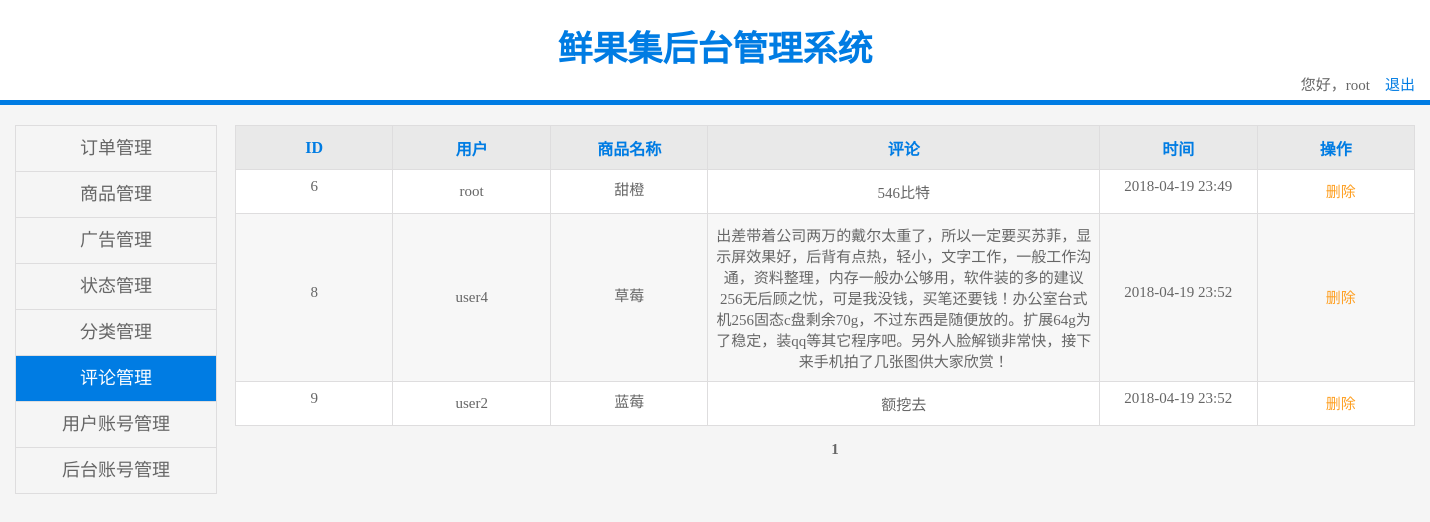
The app's page /admin/comment.php (signed in) with its own data.
### tables this page shows
CREATE TABLE `comment` (
  `id` int(10) unsigned NOT NULL AUTO_INCREMENT,
  `user_id` int(11) NOT NULL,
  `time` int(11) NOT NULL,
  `content` text,
  `shop_id` int(11) NOT NULL,
  `nowtime` timestamp NOT NULL DEFAULT CURRENT_TIMESTAMP,
  PRIMARY KEY (`id`)
);

CREATE TABLE `users` (
  `id` int(10) unsigned NOT NULL AUTO_INCREMENT,
  `username` varchar(50) NOT NULL,
  `password` varchar(50) NOT NULL,
  `img` varchar(100) NOT NULL,
  PRIMARY KEY (`id`),
  UNIQUE KEY `username` (`username`)
);

CREATE TABLE `shop` (
  `id` int(10) unsigned NOT NULL AUTO_INCREMENT,
  `name` varchar(50) NOT NULL,
  `img` varchar(50) NOT NULL,
  `price` float NOT NULL,
  `stock` int(11) NOT NULL,
  `brand_id` int(11) NOT NULL,
  `shelf` tinyint(4) NOT NULL DEFAULT '1',
  `content` varchar(100) NOT NULL,
  PRIMARY KEY (`id`)
);

### admin/comment.php (the view, shortened to what this page needs)
<?php
    include '../public/common/page.php';
    $sql = "select comment.*, shop.name sname, users.username uname from comment, shop, users where comment.user_id=users.id and comment.shop_id=shop.id";
    $page = new Page('',$sql,$current_page,12,"?page=");
    $pagerows = $page->list;
?>
<!DOCTYPE html>
<html lang="en">
<head>
    <link href="css/public.css" type="text/css" rel="stylesheet"/>
    <link href="css/product.css" type="text/css" rel="stylesheet"/>
</head>
<body>
    <div class="header">
        <div class="header_size">
            <p class="header_title">鲜果集后台管理系统 </p>
            <span class="header_exit">您好，<?php echo $_SESSION['admin_username']; ?>&nbsp;&nbsp;&nbsp; <a href="./api/logout.php" onclick="return confirm('确认退出系统吗？');">退出</a></span>
        </div>
    </div>
    <div class="content">
        <div class="con_con">
            <ul class="nav">
                <li><a href="indent_m.php">订单管理</a></li>
                <li><a href="product.php">商品管理</a></li>
                <li><a href="adv.php">广告管理</a></li>
                <li><a href="status.php">状态管理</a></li>
                <li><a href="class.php">分类管理</a></li>
                <li><a href="comment.php" class="active">评论管理</a></li>
                <li><a href="business.php">用户账号管理</a></li>
                <li><a href="admin.php">后台账号管理</a></li>
            </ul>
            <div class="right">
                <table class="details" style="margin-top:0;">
                    <tr>
                        <th class="name">ID</th>
                        <th class="name">用户</th>
                        <th class="name">商品名称</th>
                        <th class="opret">评论</th>
                        <th class="name">时间</th>
                        <th class="name">操作</th>
                    </tr>
                    <?php
                        foreach($pagerows as $row){
                    ?>
                    <tr>
                        <td class="name"><span><?php echo $row['id']; ?></span></td>
                        <td class="name"><?php echo $row['uname']; ?></td>
                        <td class="name"><span><?php echo $row['sname']; ?></span></td>
                        <td class="opret"><p style="padding:10px 5px;"><?php echo $row['content'] ?></p></th>
                        <td class="name"><span><?php echo date("Y-m-d H:i", $row['time']); ?></span></th>
                        <td class="name">
                            <a href="./page/comment/delete.php?id=<?php echo $row['id']; ?>&content=<?php echo $row['content']; ?>" class="Delete">删除</a>
                        </td>
                    </tr>
                    <?php } ?>
                </table>
                <p class="page"><?php echo $page->getPageList(); ?></p>
            </div>
        </div>
    </div>
</body>
</html>

### admin/css/public.css (style rules this page uses)
* { margin: 0; padding: 0; }
body, html { margin: 0; background-color: #f5f5f5; height: 100%; font-family: 微软雅黑; color: rgb(102, 102, 102); font-size: 15px; }
.header { width: 100%; height: 100px; line-height: 100px; background-color: #fff; margin: 0; color: #007ce3; border-bottom: 5px solid #007ce3; text-align: center; }
.header_size { width: 1400px; margin: 0 auto; display: inline-block; }
.header_size a { line-height: 10px; color: #007ce3; text-decoration: none; }
.header_exit { float: right; height: 20px; line-height: 20px; color: rgb(102, 102, 102); margin-top: -25px; }
.header .header_title { width: 688px; line-height: 100px; color: #007ce3; text-align: center; font-size: 35px; font-weight: bold; margin: 0 auto; }
.content { width: 100%; margin: 0 auto; display: inline-block; text-align: center; margin-top: 20px; margin-bottom: 50px; }
.content .con_con { width: 1400px; height: 500px; margin: 0 auto; }
.content .con_con .nav { float: left; width: 200px; border: 1px solid #deddde; font-family: 微软雅黑; border-bottom: 0; }
.content .con_con .nav li { list-style: none; width: 100%; height: 45px; text-align: center; line-height: 45px; border-bottom: 1px solid #deddde; }
.content .con_con .nav li a { display: inline-block; width: 100%; height: 100%; color: rgb(102, 102, 102); text-decoration: none; font-size: 18px; }
.content .con_con .nav li .active { color: #fff; background-color: #007ce3; }
.content .con_con .right { width: 1180px; float: right; height: 500px; margin-bottom: 50px; }
.content .con_con .right .details { border-collapse: collapse; border: 1px solid #deddde; margin-top: 20px; background-color: #fff; width: 100%; }
.content .con_con .right .details { border-collapse: collapse; border: 1px solid #deddde; margin-top: 10px; font-family: 微软雅黑; }
.content .con_con .right .details th { color: #007ce3; background-color: rgb(233, 233, 233); font-size: 16px; font-family: 微软雅黑; }
.content .con_con .right .details td, th { border: 1px solid #deddde; height: 43px; overflow: hidden; text-align: center; font-family: 微软雅黑; }
.content .con_con .right .details td span { min-height: 23px; max-height: 43px; overflow: hidden; padding: 0 7px; display: inline-block; }
.content .con_con .right .details a { color: rgb(254, 159, 33); text-decoration: none; font-size: 15px; width: 40px; margin-left: 10px; font-family: 微软雅黑; }
.content .con_con .right .page { display: inline-block; width: 100%; margin-top: 5px; }
.page { width:100%; padding: 10px; }

### admin/css/product.css (style rules this page uses)
.content .con_con .right .details { border-collapse: collapse; border: 1px solid #deddde; margin-top: 20px; background-color: #fff; }
.content .con_con .right .details { border-collapse: collapse; border: 1px solid #deddde; margin-top: 10px; background-color: #fff; }
.content .con_con .right .details th { color: #007ce3; }
.content .con_con .right .details td,th { border: 1px solid #deddde; }
.content .con_con .right .details .name { width: 120px; }
.content .con_con .right .details .opret { width: 300px; }
.content .con_con .right .details a { width: 70px; height: 30px; line-height: 30px; color:rgb(254, 159, 33); text-decoration: none; font-size: 15px; display: inline-block; width: 40px; }

### records on screen
comment: id "6", user.username "root", shop.name "甜橙", content "546比特", time "2018-04-19 23:49"
comment: id "8", user.username "user4", shop.name "草莓", content "出差带着公司两万的戴尔太重了，所以一定要买苏菲，显示屏效果好，后背有点热，轻小，文字工作，一般工作沟通，资料整理，内存一般办公够用，软件装的多的建议256无后顾之忧，可是我没钱，买笔还要钱！办公室台式机256固态c盘剩余70g，不过东西是随便放的。扩展64g为了稳定，装qq等其它程序吧。另外人脸解锁非常快，接下来手机拍了几张图供大家欣赏！", time "2018-04-19 23:52"
comment: id "9", user.username "user2", shop.name "蓝莓", content "额挖去", time "2018-04-19 23:52"

### other values on screen
$_SESSION['admin_username'] "root"
